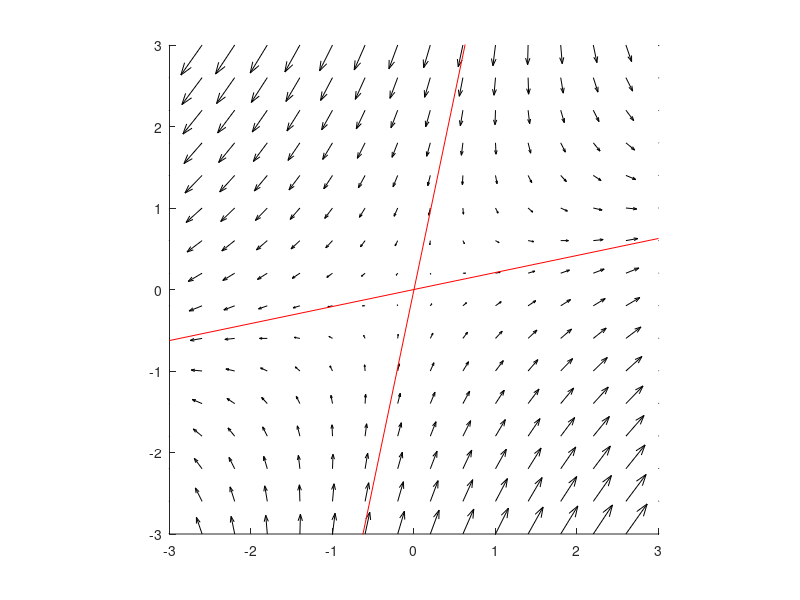

This figure's MATLAB source: (Note: this script raises an error after producing the figure.)
%% Computing Eigenvalues and Eigenvectors of a Matrix
% 
% Eigenvalue decomposition can be carried out to determine the eigenvalues
% and eigenvectors of a matrix.
% 
% Given a matrix:
%
% $$ A = \left[ \begin{array}{cc}
%              a_{11} & a_{12} \\ a_{21} & a_{22}
%           \end{array} \right], $$
%
% that defines a system of differential equations
%
% $$ \dot{\mathbf{x}} = A\, \mathbf{x}, $$
%
% and, if
%
% $$ \mathbf{x} = \left[ \begin{array}{c} u \\ v \end{array} \right], $$
%
% then
%
% $$ \begin{array}{l} \dot{u} = a_{11}\, u + a_{12}\, v \\ \dot{v} =
% a_{21}\, u + a_{22}\, v, \end{array} $$
% 
% can be used to visualize the vector field of the system.  Plotting
% the eigenspaces spanned by the eigenvectors, illustrates the invariance
% of the eigenspaces for this system.


%% Calculate Eigenvalues and Eigenvectors
% 
% The eigenvalues of a matrix can be computed by determining the roots of
% the characteristic polynomial.
% 
% Alternately, the function EIG can be used
% to compute the eigenvalues.  The EIG function also computes the
% eigenvectors directly.

clc

% Define the matrix 'A'
A = [2 -1;1 -3] 
% A = eye(2)

% Calculate coefficients of characteristic polynomial
p = poly(A)

% Calculate roots of the characteritic polynomial (i.e. the eigenvalues)
r = roots(p)

% Calculate the eigenvectors and eigenvalues of 'A' directly using EIG
[eVec eVal] = eig(A)


%% Visualize the System Vector Field and its Eigenspaces

% Create meshgrid for visualizing the system
X = -3:0.4:3;
Y = X;
[XX, YY] = meshgrid(X,Y);

% Determine the components of the vector field of the system
u_dot = A(1,1)*XX + A(1,2)*YY;
v_dot = A(2,1)*XX + A(2,2)*YY;

% Create figure
figure
axis equal
axis([-3 3 -3 3])
hold on

% Visualize the vector field using a quiver plot
quiver(XX,YY, u_dot, v_dot, 'k')

% Plot the eigenspaces spanned by the eigenvectors
h1 = plot([-3 3], [-3 3]*eVec(2,1)/eVec(1,1), 'r');
h2 = plot([-3 3], [-3 3]*eVec(2,2)/eVec(1,2), 'r');

% Plot the other streamlines of the vector field
x_start = [-2:2 -2:2];
y_start = [-3*ones(5,1) 3*ones(5,1)];
h3 = streamline(XX, YY, u_dot, v_dot, x_start, y_start);

% Annotate the figure
title('Vector Field of the System: $\dot{\mathbf{x}}=A\,\mathbf{x}$',...
	'Interpreter', 'latex')
xlabel('u')
ylabel('v')
legend([h2 h3(1)],'Eigenspaces','Streamlines',...
	   'Location','SE');
